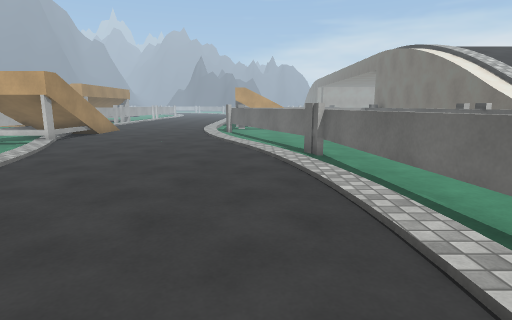
View 1 (above)

24 first-person views from a walk through a scene from a Unity 3-D project. The camera is 1.4 m above the floor, tilts 10° down and sees 80° across. The floor is counted in squares, 1 m on a side. Each view is taken from the middle of a square. On the plan, view 1 faces up. The plan holds only what a view shows up to about 14 squares ahead; the rest is blank. The place goes on beyond the plan. Some surface patterns are stand-ins.

View 2
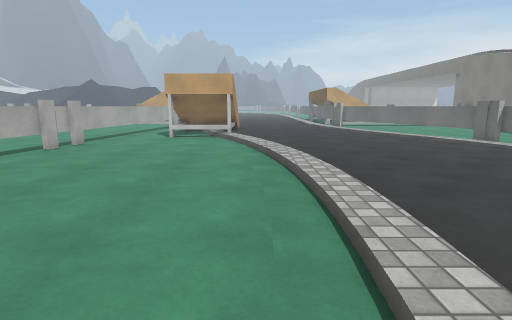

View 3
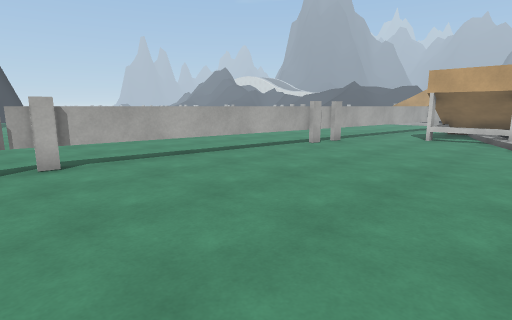

View 4
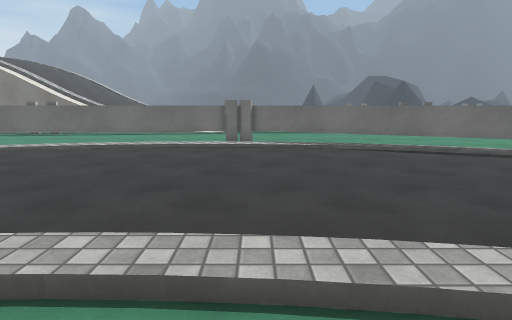

View 5
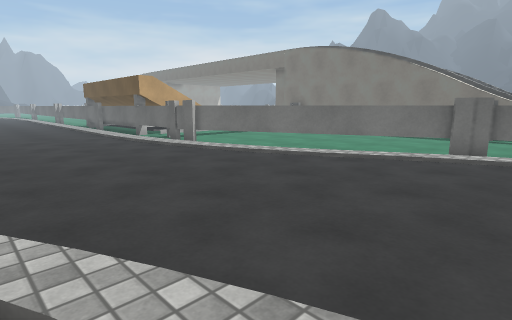

View 6
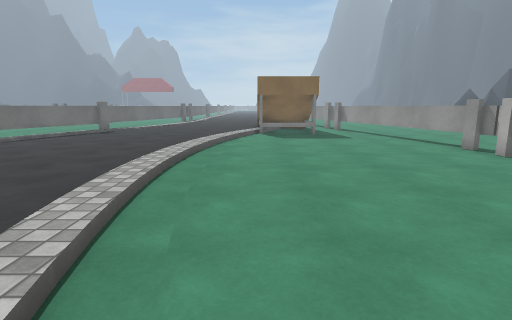

View 7
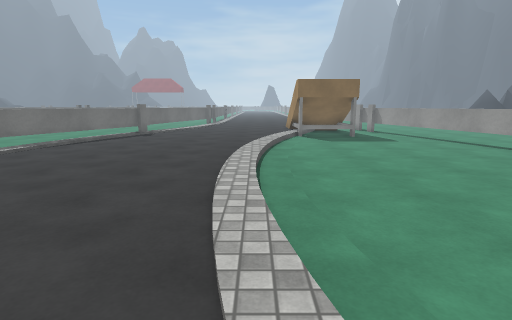

View 8
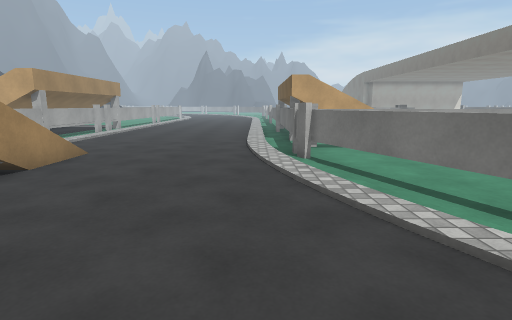

View 9
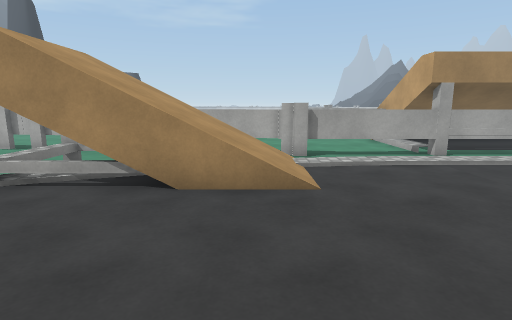

View 10
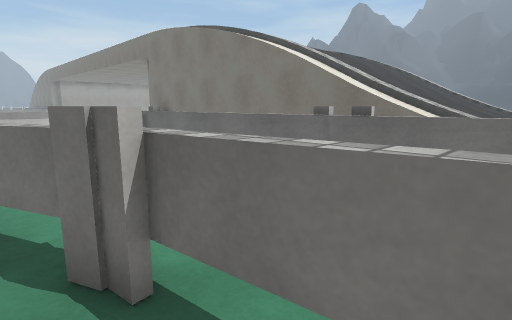

View 11
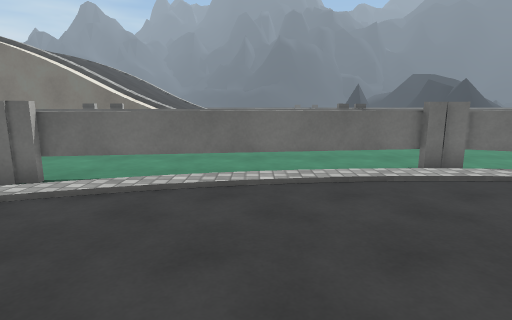

View 12
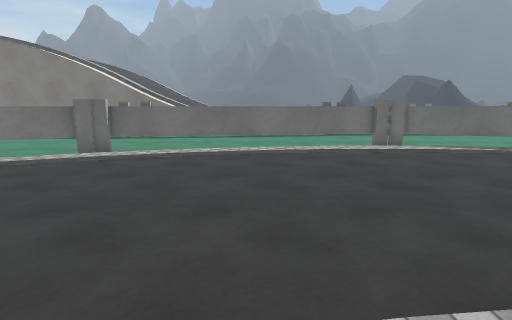

View 13
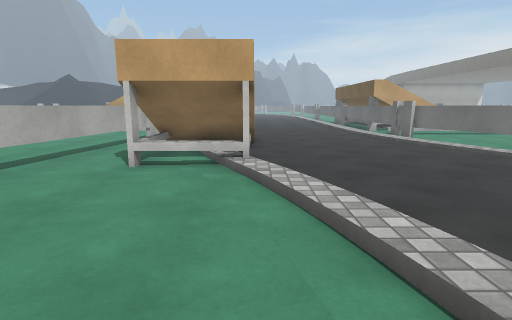

View 14
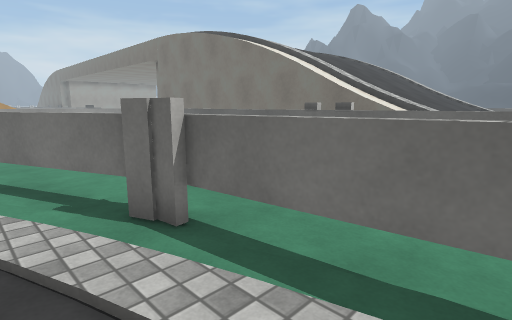

View 15
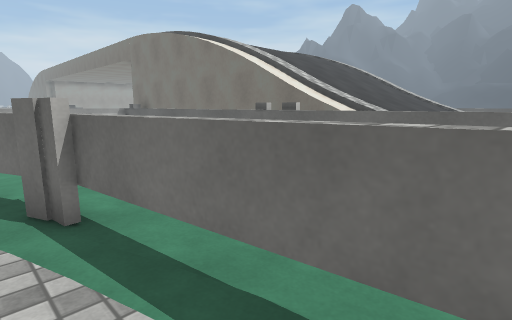

View 16
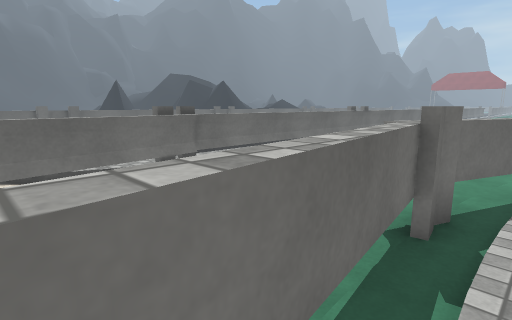

View 17
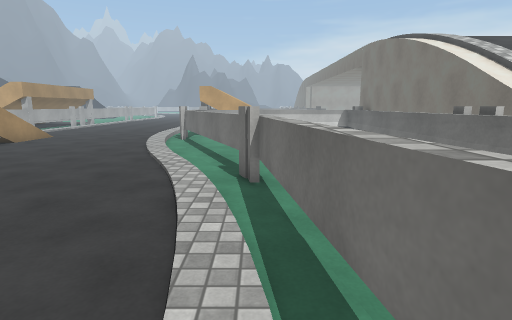

View 18
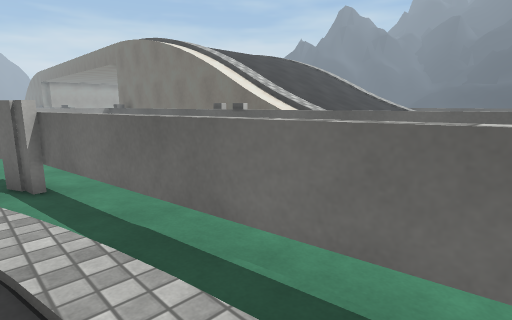

View 19
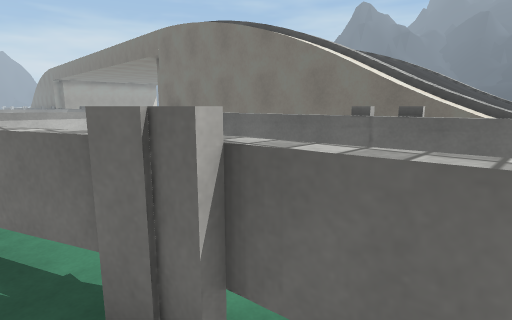

View 20
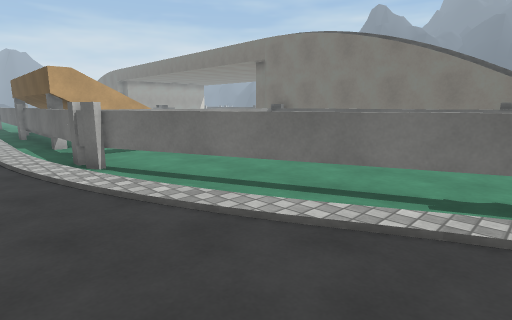

View 21
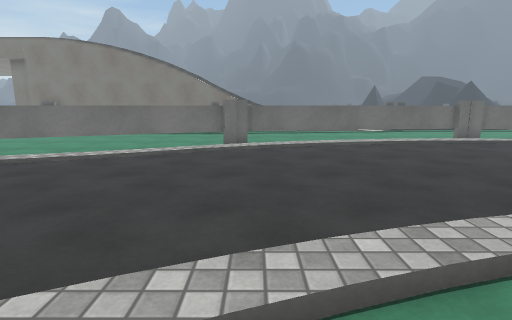

View 22
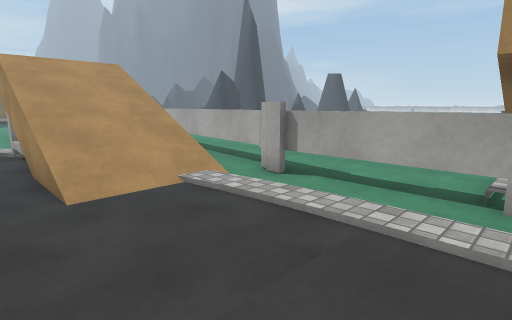

View 23
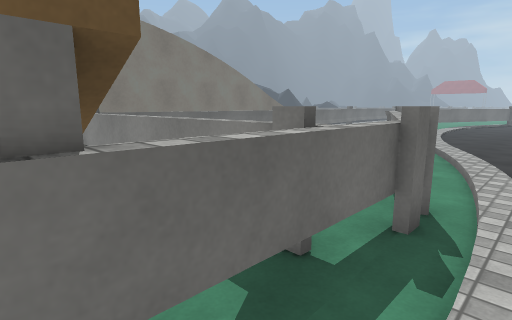

View 24
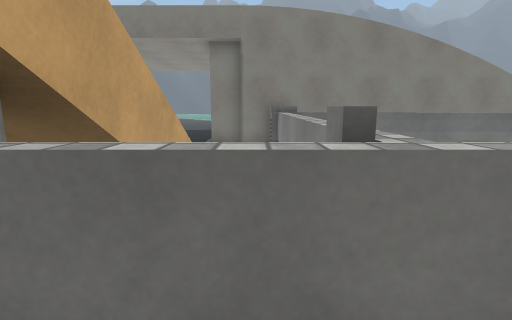

### Floor plan
Key: @ floor where view 1 was taken; # wall or solid block; . main floor; : floor 2.75 m higher than the main floor; / step, stairs or slope; = window, fence, low wall or low ledge; ^ raised ledge; v drop or lower ground; T thing the floor can be seen under or through.
Columns run from 20 left of view 1 to 19 right of it. Each row starts with its distance up from view 1.
 23       ##./.........:
 22    ^^###./.........=#vv=
 21    ....T./.........=.
 20    ....T./.........^^^^^^^^^^
 19     ...T./........=#.....  #
 18     ...T/////.....=#...... #
 17     ...^.////...../=...... #
 16     ...#.////...../=#..... #
 15     ...^.////.......=......#v///
 14     ...T.////....../=T.....#v//////
 13     .. T.///v....../.T.....#v/////////
 12   ....T..://#........=.....#v/////////
 11   ....T...../......./TT....^v/////////
 10    ...T...../.........^....^v/////////
  9     ..#............../=....#v/////////
  8    ...^....../........=....##/    //
  7    ...T....../........=#....=
  6   ....T.............../=....=
  5  ....TT.............../=....=
  4  ....T......../......./=....=/
  3  ....T......../........=....^/         =
  2  ....T......../........=....=/.        ^
  1 .....T......../........=....^^.
  0 .....T......../.....@..=.... =.
 -1 .....#......../......./=.... =..
 -2     .^................=#.... =..
 -3    ..T................=..... =..
 -4    ..TT....../.......TT..... =
 -5    ...T....../.......= ..... =
 -6    ...T............. # ..... =

Positions as (right, up) in squares from view 1, and headings:
1: (0, 0), facing up
2: (-7, -2), facing up
3: (-7, -2), facing up-left
4: (-8, 0), facing right
5: (-8, 8), facing up-right
6: (-8, 8), facing down
7: (-6, 8), facing down
8: (-3, 9), facing up
9: (-3, 17), facing left
10: (1, 7), facing up-right
11: (-4, 5), facing right
12: (-7, 5), facing right
13: (-8, 5), facing up
14: (0, 6), facing up-right
15: (1, 5), facing up-right
16: (2, 5), facing down-right
17: (2, 3), facing up
18: (1, 3), facing up-right
19: (1, 8), facing up-right
20: (-4, 10), facing up-right
21: (-9, 9), facing right
22: (-7, 23), facing down-left
23: (-3, 23), facing down-right
24: (-3, 21), facing right
